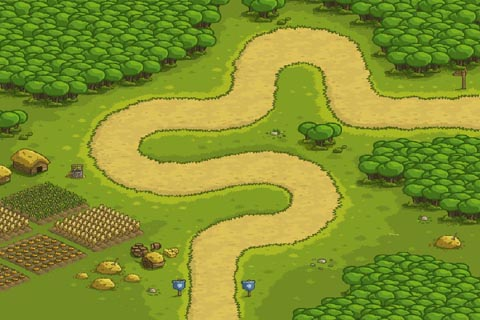

Tiled map render using the project's own tile images. Description and the map definition, with tile-layer contents summarised, below:
An orthogonal 60x40 tile map with 8x8 px tiles, 1 tile layer (块层 1) and 38 objects.

<map version="1.0" orientation="orthogonal" width="60" height="40" tilewidth="8" tileheight="8">
 <tileset firstgid="1" name="map_2" tilewidth="8" tileheight="8">
  <image source="map_2.jpg" width="480" height="320" />
 </tileset>
 <layer name="块层 1" width="60" height="40">
  <data>[2400 cells, 2400 non-empty, 2400 distinct tile ids]</data>
 </layer>
 <objectgroup name="waypoint" width="60" height="40">
  <object x="480" y="112" width="8" height="8" />
  <object x="448" y="112" width="8" height="8" />
  <object x="416" y="112" width="8" height="8" />
  <object x="392" y="112" width="8" height="8" />
  <object x="368" y="112" width="8" height="8" />
  <object x="352" y="96" width="8" height="8" />
  <object x="344" y="80" width="8" height="8" />
  <object x="328" y="56" width="8" height="8" />
  <object x="304" y="40" width="8" height="8" />
  <object x="280" y="48" width="8" height="8" />
  <object x="256" y="64" width="8" height="8" />
  <object x="248" y="80" width="8" height="8" />
  <object x="232" y="96" width="8" height="8" />
  <object x="216" y="104" width="8" height="8" />
  <object x="200" y="112" width="8" height="8" />
  <object x="176" y="112" width="8" height="8" />
  <object x="144" y="112" width="8" height="8" />
  <object x="128" y="120" width="8" height="8" />
  <object x="120" y="136" width="8" height="8" />
  <object x="120" y="152" width="8" height="8" />
  <object x="136" y="168" width="8" height="8" />
  <object x="164" y="172" width="8" height="8" />
  <object x="192" y="168" width="8" height="8" />
  <object x="216" y="160" width="8" height="8" />
  <object x="248" y="160" width="8" height="8" />
  <object x="272" y="168" width="8" height="8" />
  <object x="296" y="176" width="8" height="8" />
  <object x="304" y="192" width="8" height="8" />
  <object x="304" y="208" width="8" height="8" />
  <object x="288" y="224" width="8" height="8" />
  <object x="264" y="224" width="8" height="8" />
  <object x="240" y="232" width="8" height="8" />
  <object x="216" y="240" width="8" height="8" />
  <object x="216" y="264" width="8" height="8" />
  <object x="216" y="288" width="8" height="8" />
  <object x="216" y="312" width="8" height="8" />
  <object x="216" y="328" width="8" height="8" />
 </objectgroup>
 <objectgroup name="tower" width="60" height="40">
   <object x="168" y="144" width="8" height="8" />
 </objectgroup>
</map>